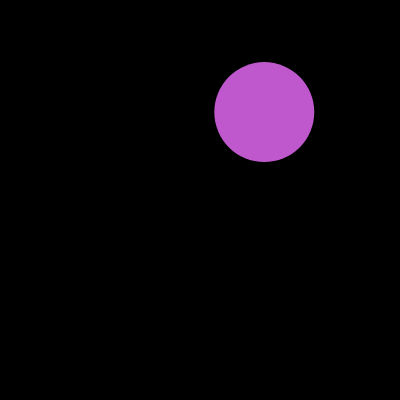
Frame 1 (no input)
Frame 60 (no input): identical to frame 1, image omitted
Frame 120 (the mouse pressed at the canvas centre since frame 60): identical to frame 1, image omitted

The p5.js sketch that drew this single still picture (run headless with seeded random() and noise() and a simulated clock; from frame 60 on, the mouse is pressed at the canvas centre):

// p5.js sketch
// ── sketch.js
var x;
var y;
var d=100;
var cb=0;
var c;

function setup() {
  createCanvas (400,400);
  x=random(d/2,width-d/2);
  y=random(d/2,height-d/2);
  c=color(random(255),random(255),random(255));
  noStroke ();
}

function draw() {
  background (cb);
  fill (c);
  ellipse (x,y,d,d);

  if (dist(mouseX,mouseY,x,y)<d/2) {
    cb=255;
  }

  else {
    cb=0;
  }
}
